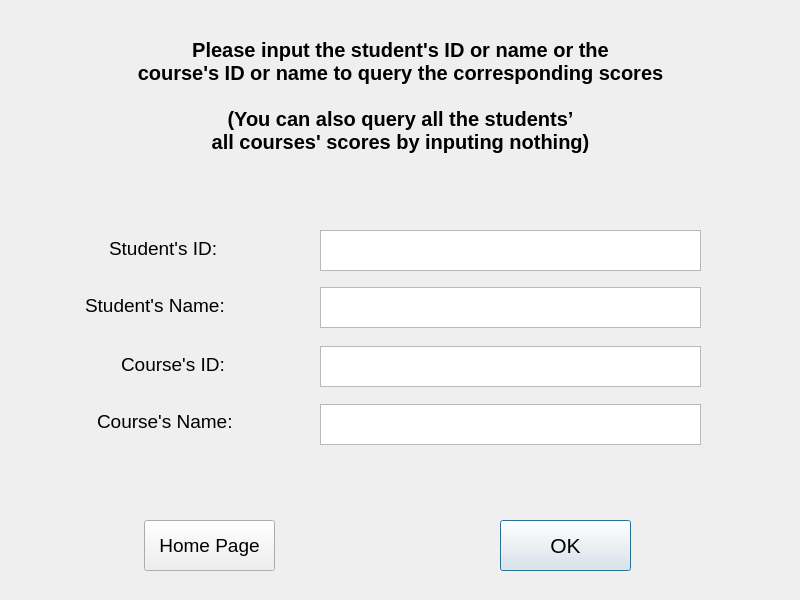
<?xml version="1.0" encoding="UTF-8"?>
<ui version="4.0">
 <class>Input_Score</class>
 <widget class="QDialog" name="Input_Score">
  <property name="geometry">
   <rect>
    <x>0</x>
    <y>0</y>
    <width>800</width>
    <height>600</height>
   </rect>
  </property>
  <property name="windowTitle">
   <string>Dialog</string>
  </property>
  <property name="styleSheet">
   <string notr="true">#Input_Score{background-image: url(:/picture/bgp11.png);}</string>
  </property>
  <widget class="QLabel" name="prompt">
   <property name="geometry">
    <rect>
     <x>5</x>
     <y>-5</y>
     <width>791</width>
     <height>201</height>
    </rect>
   </property>
   <property name="font">
    <font>
     <pointsize>15</pointsize>
     <weight>75</weight>
     <bold>true</bold>
    </font>
   </property>
   <property name="text">
    <string>Please input the student's ID or name or the
course's ID or name to query the corresponding scores

(You can also query all the students’
all courses' scores by inputing nothing)</string>
   </property>
   <property name="alignment">
    <set>Qt::AlignCenter</set>
   </property>
  </widget>
  <widget class="QTextEdit" name="input_stu_id">
   <property name="geometry">
    <rect>
     <x>320</x>
     <y>230</y>
     <width>381</width>
     <height>41</height>
    </rect>
   </property>
   <property name="font">
    <font>
     <pointsize>14</pointsize>
    </font>
   </property>
  </widget>
  <widget class="QLabel" name="stu_name">
   <property name="geometry">
    <rect>
     <x>85</x>
     <y>290</y>
     <width>181</width>
     <height>31</height>
    </rect>
   </property>
   <property name="font">
    <font>
     <pointsize>14</pointsize>
    </font>
   </property>
   <property name="text">
    <string>Student's Name:</string>
   </property>
  </widget>
  <widget class="QLabel" name="stu_id">
   <property name="geometry">
    <rect>
     <x>109</x>
     <y>238</y>
     <width>161</width>
     <height>21</height>
    </rect>
   </property>
   <property name="font">
    <font>
     <pointsize>14</pointsize>
    </font>
   </property>
   <property name="text">
    <string>Student's ID:</string>
   </property>
  </widget>
  <widget class="QPushButton" name="ok">
   <property name="geometry">
    <rect>
     <x>500</x>
     <y>520</y>
     <width>131</width>
     <height>51</height>
    </rect>
   </property>
   <property name="font">
    <font>
     <pointsize>16</pointsize>
    </font>
   </property>
   <property name="text">
    <string>OK</string>
   </property>
  </widget>
  <widget class="QPushButton" name="home">
   <property name="geometry">
    <rect>
     <x>144</x>
     <y>520</y>
     <width>131</width>
     <height>51</height>
    </rect>
   </property>
   <property name="font">
    <font>
     <pointsize>14</pointsize>
    </font>
   </property>
   <property name="text">
    <string>Home Page</string>
   </property>
  </widget>
  <widget class="QTextEdit" name="input_stu_name">
   <property name="geometry">
    <rect>
     <x>320</x>
     <y>287</y>
     <width>381</width>
     <height>41</height>
    </rect>
   </property>
   <property name="font">
    <font>
     <pointsize>14</pointsize>
    </font>
   </property>
  </widget>
  <widget class="QLabel" name="cou_id">
   <property name="geometry">
    <rect>
     <x>121</x>
     <y>354</y>
     <width>161</width>
     <height>21</height>
    </rect>
   </property>
   <property name="font">
    <font>
     <pointsize>14</pointsize>
    </font>
   </property>
   <property name="text">
    <string>Course's ID:</string>
   </property>
  </widget>
  <widget class="QLabel" name="cou_name">
   <property name="geometry">
    <rect>
     <x>97</x>
     <y>406</y>
     <width>181</width>
     <height>31</height>
    </rect>
   </property>
   <property name="font">
    <font>
     <pointsize>14</pointsize>
    </font>
   </property>
   <property name="text">
    <string>Course's Name:</string>
   </property>
  </widget>
  <widget class="QTextEdit" name="input_cou_id">
   <property name="geometry">
    <rect>
     <x>320</x>
     <y>346</y>
     <width>381</width>
     <height>41</height>
    </rect>
   </property>
   <property name="font">
    <font>
     <pointsize>14</pointsize>
    </font>
   </property>
  </widget>
  <widget class="QTextEdit" name="input_cou_name">
   <property name="geometry">
    <rect>
     <x>320</x>
     <y>404</y>
     <width>381</width>
     <height>41</height>
    </rect>
   </property>
   <property name="font">
    <font>
     <pointsize>14</pointsize>
    </font>
   </property>
  </widget>
 </widget>
 <resources/>
 <connections/>
</ui>
